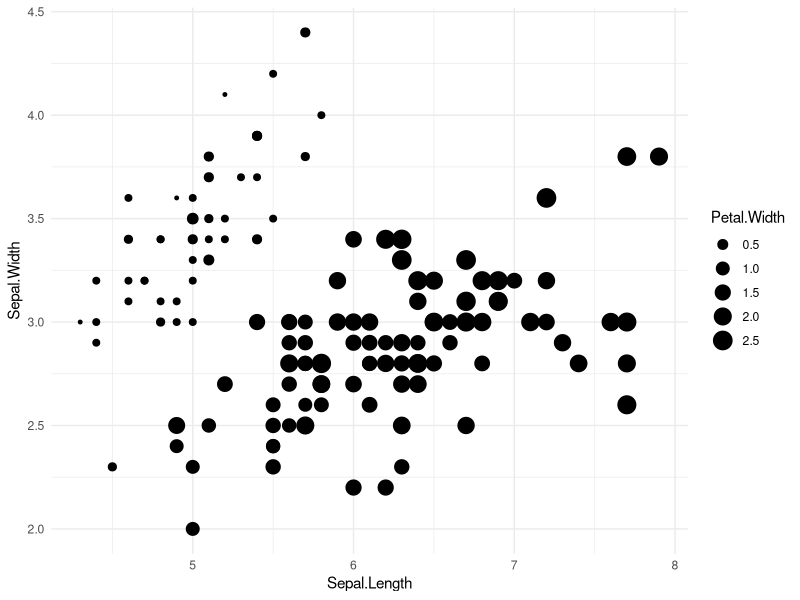

Here is the R script that generated this plot:
## ---- chunk 1
library(tidyverse)
## ---- chunk 2
iris %>% 
  ggplot(aes(Sepal.Length, Sepal.Width, size = Petal.Width)) +
  geom_point() +
  theme_minimal()
